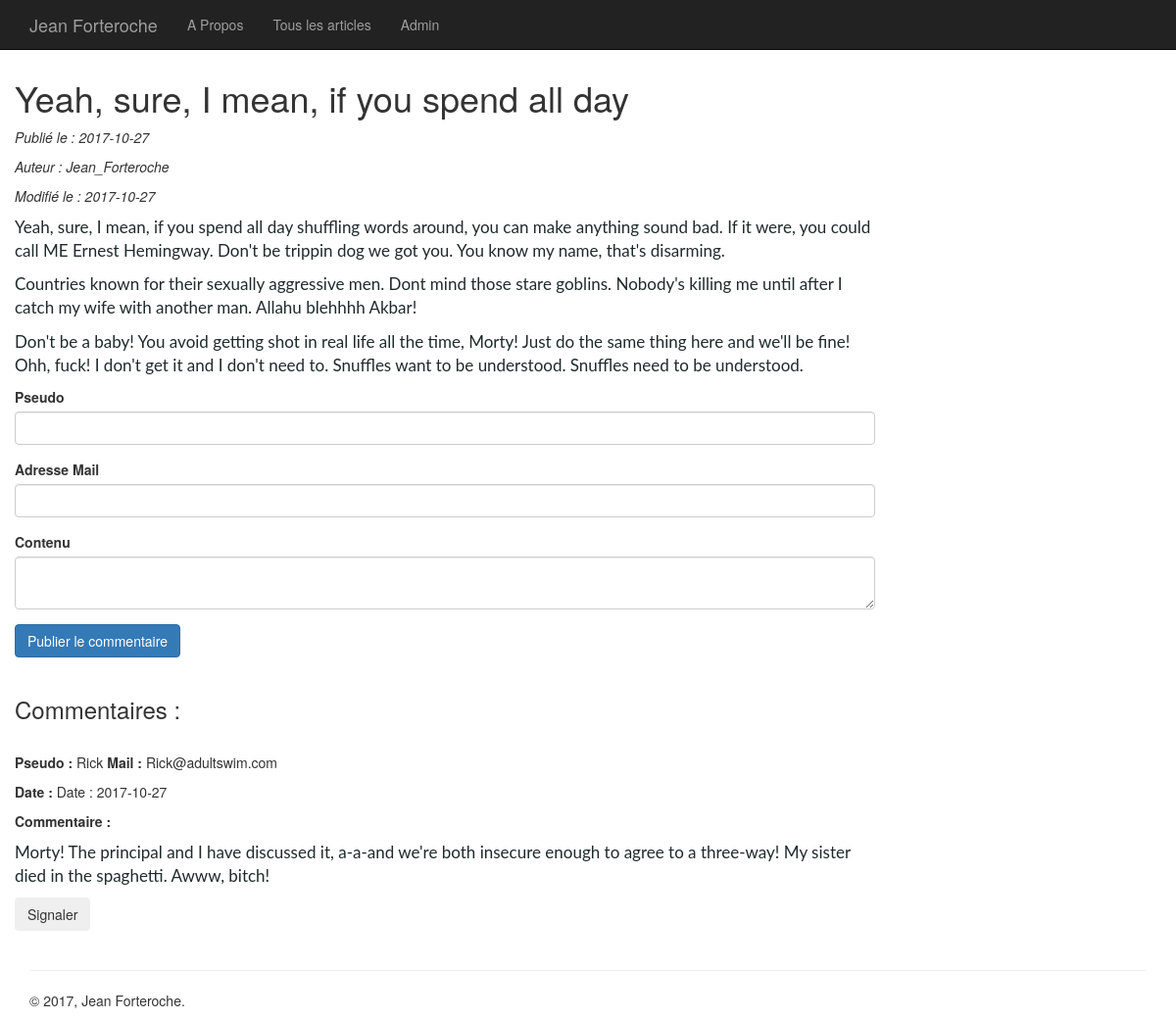
The page /index.php?p=article&id=32 on the database its author committed.
### tables this page shows
CREATE TABLE `articles` (
  `id` int(11) NOT NULL,
  `etat` int(11) NOT NULL DEFAULT '1',
  `titre` varchar(255) NOT NULL,
  `contenu` text NOT NULL,
  `dateAjout` date NOT NULL,
  `auteur` int(11) NOT NULL DEFAULT '1',
  `dateModif` date DEFAULT NULL
);

CREATE TABLE `users` (
  `id` int(11) NOT NULL,
  `pseudo` varchar(255) NOT NULL,
  `nom` varchar(255) NOT NULL,
  `prénom` varchar(255) NOT NULL,
  `mail` varchar(255) NOT NULL,
  `mdp` varchar(255) NOT NULL
);

CREATE TABLE `commentaires` (
  `id` int(11) NOT NULL,
  `article` int(11) NOT NULL,
  `pseudo` varchar(255) NOT NULL,
  `mail` varchar(255) NOT NULL,
  `contenu` text NOT NULL,
  `etat` int(11) NOT NULL DEFAULT '1',
  `date` date NOT NULL
);

### core/Controller/Controller.php (called while the page is built, shortened)
<?php
class Controller
{
  protected $viewPath;
  protected function render($view, $variables = [])
  {
    extract($variables);
    require($this->viewPath . str_replace('.', '/', $view) . '.php');
  }
}
 ?>

### app/Controller/ArticlesController.php (called while the page is built, shortened)
<?php
class ArticlesController extends AppController
{
  public function show()
  {
    $article = $this->Article->find($_GET['id']);
    $commentaires = $this->Commentaire->comments($_GET['id']);
    $form = new \Core\HTML\BootstrapForm();
    $this->render('articles.article', compact('article', 'form', 'commentaires'));
  }
}
 ?>

### core/Table/Table.php (called while the page is built, shortened)
<?php
class Table
{
  protected $db;
  public function __construct(\Core\Database\Database $db)
    {
      $this->db = $db;
    }
   public function query($statement, $attributes = null, $one = false)
   {
     if ($attributes)
     {
       return $this->db->prepare($statement, $attributes, str_replace('Table', 'Entity', get_class($this)), $one);
     }
     else
     {
      return $this->db->query($statement, str_replace('Table', 'Entity', get_class($this)), $one);
     }
   }
   public function find($id)
   {
     return $this->query('SELECT articles.id, articles.titre, articles.auteur, articles.etat, articles.contenu, articles.dateAjout, articles.dateModif, users.pseudo
     FROM articles
     INNER JOIN users ON articles.auteur = users.id
     WHERE articles.id = ?', [$id], true);
   }
}
 ?>

### core/Database/MysqlDatabase.php (called while the page is built, shortened)
<?php
class MysqlDatabase extends Database
{
  private $db_name,
          $db_user,
          $db_pass,
          $db_host,
          $pdo;
  private function getPDO()
  {
    if ($this->pdo === null)
    {
      $pdo = new PDO('mysql:dbname=projet3;host=localhost', 'root', '');
      $pdo->setAttribute(PDO::ATTR_ERRMODE, PDO::ERRMODE_EXCEPTION);
      $this->pdo = $pdo;
    }
    return $this->pdo;
  }
  public function prepare($statement, $attributes, $class_name = null, $one = false)
  {
      $req = $this->getPDO()->prepare($statement);
      $exec = $req->execute($attributes);
      if (is_null($class_name))
      {
        $req->setFetchMode(PDO::FETCH_OBJ);
      }
      else
      {
       $req->setFetchMode(PDO::FETCH_CLASS, $class_name);
      }
      if ($one)
      {
        $datas = $req->fetch();
      }
      else
      {
        $datas = $req->fetchAll();
      }
      return $datas;
  }
}
 ?>

### app/Autoloader.php (called while the page is built, shortened)
<?php
class Autoloader
{
  static function autoload($class)
  {
    if (strpos($class, __NAMESPACE__ . '\\') === 0)
    {
      $class = str_replace(__NAMESPACE__ . '\\', '', $class);
      $class = str_replace('\\', '/', $class);
    }
  }
}
 ?>

### core/Autoloader.php (called while the page is built, shortened)
<?php
class Autoloader
{
  static function autoload($class)
  {
    if (strpos($class, __NAMESPACE__ . '\\') === 0)
    {
      $class = str_replace(__NAMESPACE__ . '\\', '', $class);
      $class = str_replace('\\', '/', $class);
    }
  }
}
 ?>

### app/Table/CommentaireTable.php (called while the page is built, shortened)
<?php
class CommentaireTable extends Table
{
   public function comments($id)
   {
     return $this->query('SELECT commentaires.id, commentaires.pseudo, commentaires.mail, commentaires.contenu, commentaires.date
    FROM commentaires
    INNER JOIN articles ON articles.id = commentaires.article #\'commentaire.article\' est l\'id de l\'article auquel fait reference le commentaire*/
    WHERE articles.id= ? AND commentaires.etat != 3 ORDER BY id DESC', [$id]);
   }
}
 ?>

### app/Views/articles/article.php (the view, shortened to what this page needs)
<h1><?= $article->titre; ?></h1>
<p><em>Publié le : <?= $article->dateAjout; ?></em></p>
<p><em>Auteur : <?= $article->pseudo; ?></em></p>
<?php if ($article->dateModif != 0000-00-00 && $article->dateModif != null):?>
<p><em>Modifié le : <?= $article->dateModif; ?></em></p>
<?php endif; ?>
<p><?= $article->contenu; ?></p>
<div class="form-group">
<form method="post">
<?= $form->input('pseudo', 'Pseudo');  ?>
<?= $form->input('mail', 'Adresse Mail');  ?>
<?= $form->input('contenu', 'Contenu', ['type' => 'textarea']);  ?>
<button class="btn btn-primary" >Publier le commentaire</button>
</form>
</div>
<h3>Commentaires :</h3>
<?php if ($commentaires != null): ?>
<?php foreach($commentaires as $commentaire):  ?>
<p> <strong> Pseudo : </strong><?= $commentaire->pseudo; ?><strong> Mail : </strong><?= $commentaire->mail; ?></p>
<p><strong>Date : </strong>Date : <?= $commentaire->date; ?></p>
<p><strong>Commentaire : </strong><?= $commentaire->contenu; ?></p>
<form action="/index.php?p=report" method="post">
<button class="btn btn-secondary" >Signaler</button>
</form>
<?php endforeach; ?>
<?php else: ?>
<h3>Pas de commentaires, soyez le premier à en poster un !</h3>
</br>
<?php endif; ?>

### app/Views/templates/allarticles.php (style rules this page uses)
body { padding-top: 60px; }

### rows shown on the page
articles: titre "Yeah, sure, I mean, if you spend all day", dateAjout "2017-10-27", auteur.pseudo "Jean_Forteroche", dateModif "2017-10-27", contenu "Yeah, sure, I mean, if you spend all day shuffling words around, you can make anything sound bad. If it were, you could call ME Ernest Hemingway. Don't be trippin dog we got you. You know my name, that's disarming. Countries known for their sexually aggressive men. Dont mind those stare goblins. Nobody's killing me until after I catch my wife with another man. Allahu blehhhh Akbar! Don't be a baby! You avoid getting shot in real life all the time, Morty! Just do the same thing here and we'll be fine! Ohh, fuck! I don't get it and I don't need to. Snuffles want to be understood. Snuffles need to be understood."
commentaires: pseudo "Rick", mail "Rick@adultswim.com", date "2017-10-27", contenu "Morty! The principal and I have discussed it, a-a-and we're both insecure enough to agree to a three-way! My sister died in the spaghetti. Awww, bitch!"

### other values the page prints
$label "Pseudo Adresse Mail Contenu"
